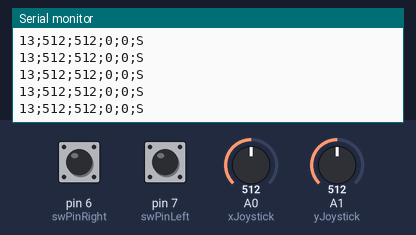
Bench run of a sketch on a simulated Arduino Uno, built with avr-gcc and run on an emulated ATmega328P. Shown: the last lines printed to the serial monitor. The inputs (shaded band) are chosen by the test bench; at power-on: pin 6 (swPinRight) HIGH, A0 (xJoystick) = 512, A1 (yJoystick) = 512, pin 7 (swPinLeft) HIGH. The modem accepts every AT command (registered, SIM ready, sends succeed) and sends nothing else.

Above: at 4.2 s.
4.3 s: pin 6 (swPinRight) pulled LOW for 3.2 s
At 5.1 s:
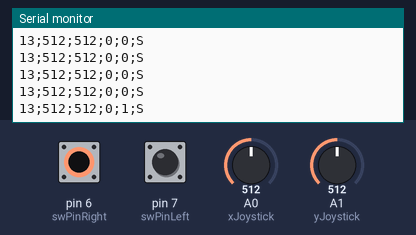
10.5 s: A0 (xJoystick) set to 550
At 11.4 s:
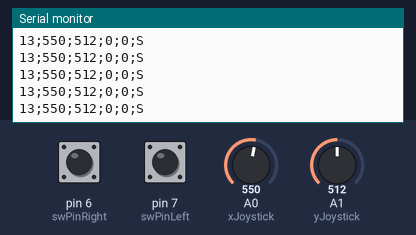
13.5 s: A1 (yJoystick) set to 0
At 14.6 s:
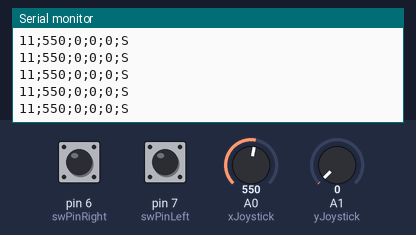
15.0 s: pin 7 (swPinLeft) pulled LOW for 0.15 s
At 15.8 s:
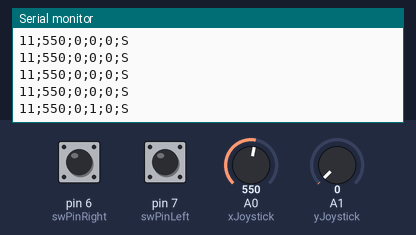
16.6 s: pin 6 (swPinRight) pulled LOW for 0.15 s
At 17.3 s:
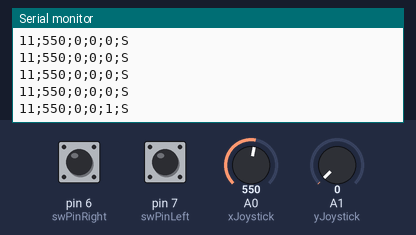
18.2 s: A1 (yJoystick) set to 122
At 19.2 s:
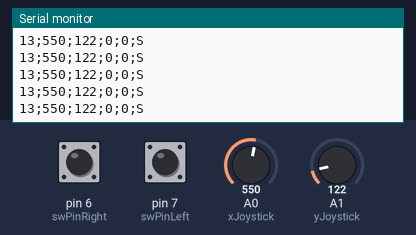
Timing chart, 0 to 20.7 s (numbered marks = the images above; inputs shaded):
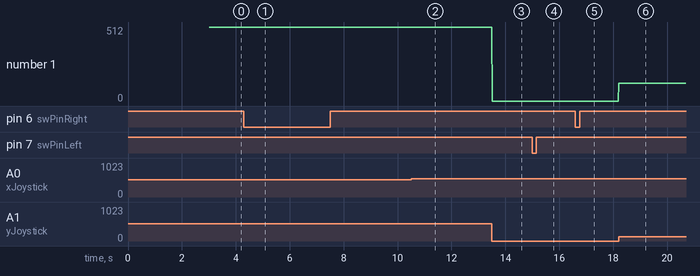

The sketch:

BLE_Transmitter.ino
```cpp
 // !!! IMPORTANT !!!
/* To make a connection we:
    Set the second module to Peripheral mode (the default setting),
    In order to be able for connect, the transmitter needs the following commands first:
    Set the main module to manual start mode using “AT+IMME1″.
    Then set the main module to Central mode with “AT+ROLE1″.
    Then use “AT+CON” to connect. Of course you need to know the address of the second module which can be found using “AT+DISC?”.
*/


//  SerialIn_SerialOut_HM-10_01
//
//  Uses hardware serial to talk to the host computer and AltSoftSerial for communication with the bluetooth module
//
//  What ever is entered in the serial monitor is sent to the connected device
//  Anything received from the connected device is copied to the serial monitor
//  Does not send line endings to the HM-10
//
//  Pins
//  BT VCC to Arduino 5V out.
//  BT GND to GND
//  Arduino D8 (SS RX) - BT TX no need voltage divider
//  Arduino D9 (SS TX) - BT RX through a voltage divider (5v to 3.3v)
//

/*
   AT COMMANDS:

  AT+ADDR?
  Usage: Query the native MAC address 
  Should return: OK + LADD: MAC address (address for 12 string)
  AT+BAUD?
  Usage: Query the baud rate 
  Should return: OK + Get: [para1] 
  Details: Scope of para1:0 ~ 8. The parameters corresponding to: 0 represents 9600, 1, 2, 9600, 38400, on behalf of the representative representative of 57600, 115200, 5, 4800, 6, 7 represents 1200, 1200 2400. The default baud rate is 9600.
  AT+BAUD[para1]
  Usage: Set the baud rate 
  Should return: OK+Set:[para1]
  Details: Scope of para1:0 ~ 8. The parameters corresponding to: 0 represents 9600, 1, 2, 9600, 38400, on behalf of the representative representative of 57600, 115200, 5, 4800, 6, 7 represents 1200, 1200 2400. The default baud rate is 9600.
  Note: If you switch to the 1200, module will no longer support the configurations of the AT command, and press the PIO0 under standby, module can restore the factory Settings.Do not recommend using the baud rate.After setting the baud rate, modules should be on electricity, anew set parameters can take effect.
  AT+CON[para1]
  Usage: Connect to the bluetooth address specified (para1)
  Should return: OK+CONN[para2] 
  Details: Para2 is the range of the connection and can be A, E or FE.
  Example: To connect to bluetooth address 0017EA0943AE: sending the AT + CON0017EA0943AE, module returns: OK + CONNA or OK + + CONNF CONNE or OK.
  AT+CLEAR 
  Usage: Removal of equipment matching information 
  Should return: OK + CLEAR 
  Details: Clear success had connected device address code information.
  AT+MODE?
  Usage:Query module working mode 
  Should return: OK + Get: [para] 
  Details: The range of [para] is 0 ~ 2. 0 represents passthrough mode, on behalf of the PIO acquisition + remote control + 1 passthrough, 2 representative passthrough + remote control mode.The default is 0.
  AT + MODE [para]
  Usage:Set module working mode 
  Should return: OK + Set: [para]
  Details: The range of [para] is 0 ~ 2. 0 represents passthrough mode, on behalf of the PIO acquisition + remote control + 1 passthrough, 2 representative passthrough + remote control mode.The default is 0.
  AT + NAME?
  Usage:Query device name 
  Should return: OK + NAME [para1]
  AT + NAME [para1] 
  Usage:Set the device name 
  Should return: OK + Set: [para1] 
  Note: After the execution of the instruction, required to restart in order to set the parameters of the approval.
  Example: Set the device name to Seeed, sending the AT + NAMESeeed, return OK + Set: Seeed AT this time, the name of the bluetooth module has been changed to Seeed.
  AT + PASS?
  Usage:Query pairing password.
  Should return: K + PASS: [para1] 
  Details: Para1 range is 000000 ~ 999999, the default is 000000.
  AT + PASS [para1] 
  Usage:Set pairing password.
  Should return: OK + Set: [para1]
  AT + RENEW
  Usage:Restore factory default settings 
  Should return: OK + RENEW 
  Details: Restore the default factory settings for the module. Ensure a delay of 500 ms after the restart. Note: For some reason the datasheet says: "If no need, please be careful".
  AT + RESET 
  Usage:Reset the module.
  Should return: OK + RESET 
  Note: After the instruction execution module will have a delay of 500 ms.
  AT + ROLE [para1] 
  Usage:Set the master-slave mode 
  Should return: OK + Set: [para1]
  Details: Para1 can be
  AT+SLEEP
  Usage:Set the device in sleep mode.
  Should return: OK+SLEEP
  Details: To wake up, send a large (>80 characters) string.
  There are more AT commands, look for them in the datasheet!
*/

// Address of the transmitter: 341513D9B22A
// Address of the receiver   : D43639D8A47A
#include <AltSoftSerial.h>
AltSoftSerial BTserial;
// https://www.pjrc.com/teensy/td_libs_AltSoftSerial.html


char c = ' ';
boolean NL = true;

// Define Joystick settings
const int xJoystick = A0;
const int yJoystick = A1;
//Asign pin numbers for the Joystick
const int swPinLeft = 7; // digital pin connected to switch output (mini LEFT button between the joystick and the color buttons)
const int swPinRight = 6; // digital pin connected to switch 2 (mini RIGHT button between the joystick and the color buttons)

// Define object holding the data


void setup()
{
  Serial.begin(57600);
  Serial.print("Sketch:   ");   Serial.println(__FILE__);
  Serial.print("Uploaded: ");   Serial.println(__DATE__);
  Serial.println(" ");

  BTserial.begin(57600);
  Serial.println("BTserial started at 57600");

  //Auto connect to the receiver
  BTserial.print("AT+IMME1" );
  delay(1000);
  BTserial.print("AT+ROLE1" );
  delay(1000);
  BTserial.print("AT+COND43639D8A47A" );
  delay(1000);

  // The receiver MUST have IMME1, ROLE0, MODE0 in order to be able for paring
}

void loop()
{
  // Read from the Bluetooth module and send to the Arduino Serial Monitor
  if (BTserial.available())
  {
    c = BTserial.read();
    Serial.write(c);
  }


  // Read from the Serial Monitor and send to the Bluetooth module
  if (Serial.available())
  {
    c = Serial.read();

    // do not send line end characters to the HM-10
    if (c != 10 & c != 13 )
    {
      BTserial.write(c);
    }

    // Echo the user input to the main window.
    // If there is a new line print the ">" character.
    if (NL) {
      Serial.print("\r\n>");
      NL = false;
    }
    Serial.write(c);
    if (c == 10) {
      NL = true;
    }
  }

  for (int i = 0; i < 100000; i++) {
    short xAxis = analogRead(xJoystick);      // Read Joysticks X-axis
    short yAxis = analogRead(yJoystick);      // Read Joysticks Y-axis
    byte frontLights = 0;   // Read Joystick smallLefButton
    byte stopLights = 0;    // Read Joystick smallRightButton

    boolean xToBeSend = false;
    boolean yToBeSend = false;

    if (xAxis > 540 || xAxis < 470) {
      xToBeSend = true;
    }

    if (yAxis > 540 || yAxis < 470) {
      yToBeSend = true;
    }

    if (digitalRead(swPinLeft) == LOW) {
      frontLights = 1;
    }
    if (digitalRead(swPinRight) == LOW) {
      stopLights = 1;
    }


    String data = String(xAxis);
    data += ";";
    data += String(yAxis);
    data += ";";
    data += String(frontLights);
    data += ";";
    data += String(stopLights);
    data += ";";
    // add stop_bit
    data += "S";
    int len = strlen(data.c_str());

    String packet = String(len);
    packet += ";";
    packet += data;


    const char* dataChars = packet.c_str();
    Serial.println(dataChars);
    if (frontLights > 0 || stopLights > 0) {
      BTserial.write(dataChars);
      BTserial.write("\r\n");
      delay(1000);
    }

    if (xToBeSend || yToBeSend) {
      BTserial.write(dataChars);
      BTserial.write("\r\n");
      delay(20);
    }

  }

}
```

Measured:
- after the input at 4.3 s, the serial monitor: prints a new line at once (image 1)
- after the input at 10.5 s, the serial monitor: prints a new line at once (image 2)
- after the input at 13.5 s, the serial monitor: prints a new line at once (image 3)
- after the input at 15.0 s, the serial monitor: prints a new line at once (image 4)
- after the input at 16.6 s, the serial monitor: prints a new line at once (image 5)
- after the input at 18.2 s, the serial monitor: prints a new line at once (image 6)
- plotted number 1: 0 → 122 after the input at 18.2 s
